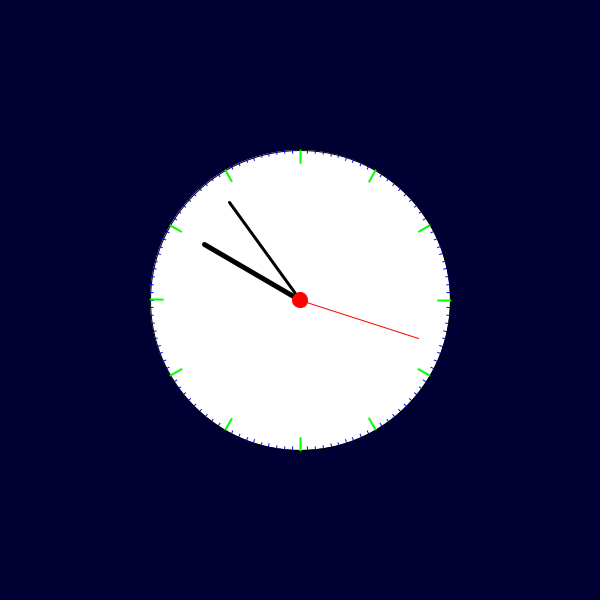
Frame 1 (no input)
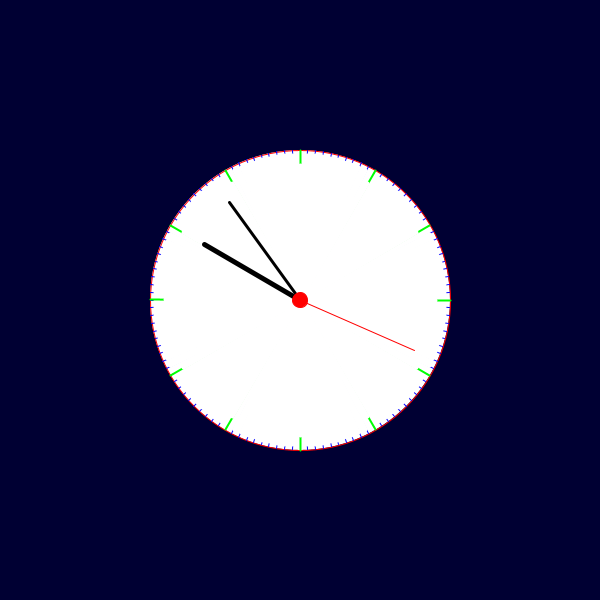
Frame 60 (the mouse pressed at the canvas centre just before this capture)
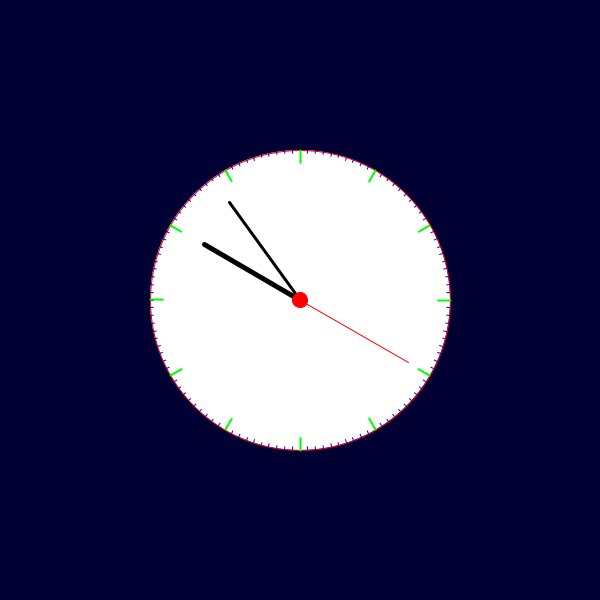
Frame 120 (the mouse held since frame 60 and released just before this capture)

The Processing sketch that drew these frames (run headless with seeded random() and noise(); from frame 60 on, the mouse is pressed at the canvas centre):

// Processing sketch: CLOCK
// ── CLOCK.pde
final int HOUR_LINE = 110;
final int MINUTE_LINE = 120;
final int SECOND_LINE = 125;
final int RADIUSE_CLOCK = 150;
final int SIZE_LINE_CLOCK = 15;
final int SIZE_LINE_CLOCK_MS = 5;

color clrClock = color(255);


float hour_x, hour_y,minute_x, minute_y, second_x, second_y;



void setup(){
  size(600, 600);
}

float hour;

void draw(){
  background(0, 0, 51);
  
  fill(clrClock);
  ellipse(width/2, height/2, 2 * RADIUSE_CLOCK, 2 * RADIUSE_CLOCK);
  linesDigitsMS();
  linesDigitsH();
  drawClock(hour(), minute(), second());
  show();
  fill(255, 0, 0);
  ellipse(width/2, height/2, 15, 15);
  println(hour(), minute(), second());
  
  
}




void drawClock(int hour, int minute, int second){
  hour_x = width/2 - HOUR_LINE * cos(radians(90 + 30 * hour));
  hour_y = height/2 - HOUR_LINE * sin(radians(90 + 30 * hour));
  
  minute_x = width/2 - MINUTE_LINE * cos(radians(90 + 6 * minute));
  minute_y = height/2 - MINUTE_LINE * sin(radians(90 + 6 * minute));
  
  second_x = width/2 - SECOND_LINE * cos(radians(90 + 6 * second));
  second_y = height/2 -SECOND_LINE * sin(radians(90 + 6 * second));
  
}



void show(){
  strokeWeight(5);
  stroke(0, 0, 0);
  line(hour_x, hour_y, width/2, height/2);
  strokeWeight(3);
  stroke(0);
  line(minute_x, minute_y, width/2, height/2);
  strokeWeight(1);
  stroke(255, 0, 0);
  line(second_x, second_y, width/2, height/2);
  
}


void linesDigitsH(){
  float x, y, px, py;
  for(int i = 0; i < 12; i++){
    x = width/2 - RADIUSE_CLOCK * cos(radians(90 + 30 * i));
    y = height/2 - RADIUSE_CLOCK * sin(radians(90 + 30 * i));
    px = width/2 - (RADIUSE_CLOCK - SIZE_LINE_CLOCK) * cos(radians(90 + 30 * i));
    py = height/2 - (RADIUSE_CLOCK - SIZE_LINE_CLOCK) * sin(radians(90 + 30 * i));
    strokeWeight(2);
    stroke(0, 255, 0);
    line(x, y, width/2 , height/2);
    stroke(clrClock);
    strokeWeight(4);
    line(px, py, width/2 , height/2);
  }
}

void linesDigitsMS(){
  float x, y, px, py;
  for(int i = 0; i < 360; i+=3){
    x = width/2 - RADIUSE_CLOCK * cos(radians( i));
    y = height/2 - RADIUSE_CLOCK * sin(radians( i));
    px = width/2 - (RADIUSE_CLOCK - SIZE_LINE_CLOCK_MS) * cos(radians(i));
    py = height/2 - (RADIUSE_CLOCK - SIZE_LINE_CLOCK_MS) * sin(radians(i));
    strokeWeight(1);
    stroke(0, 0, 255);
    line(x, y, width/2 , height/2);
    stroke(clrClock);
    strokeWeight(4);
    line(px, py, width/2 , height/2);
  }
}
